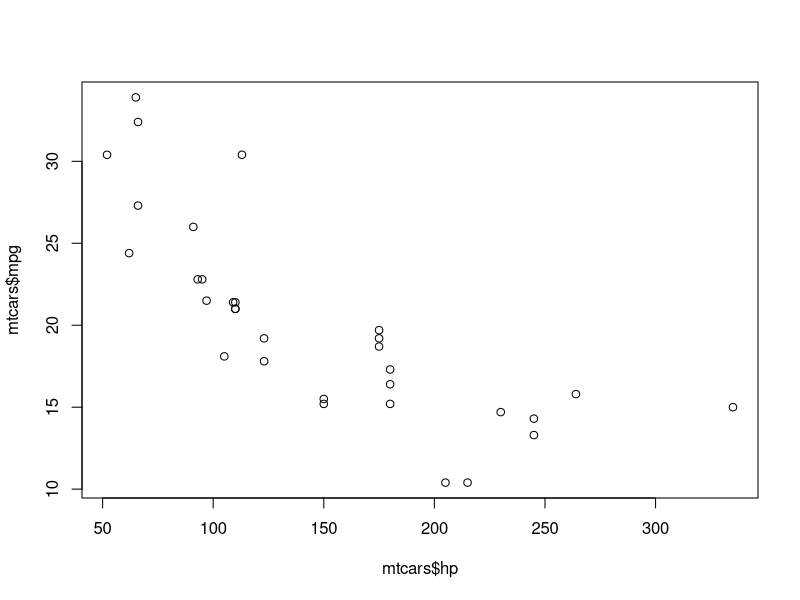
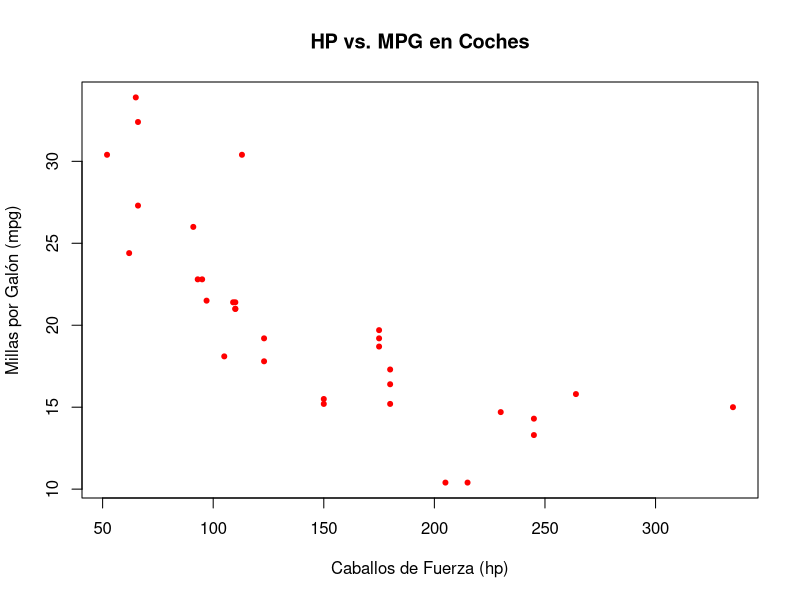
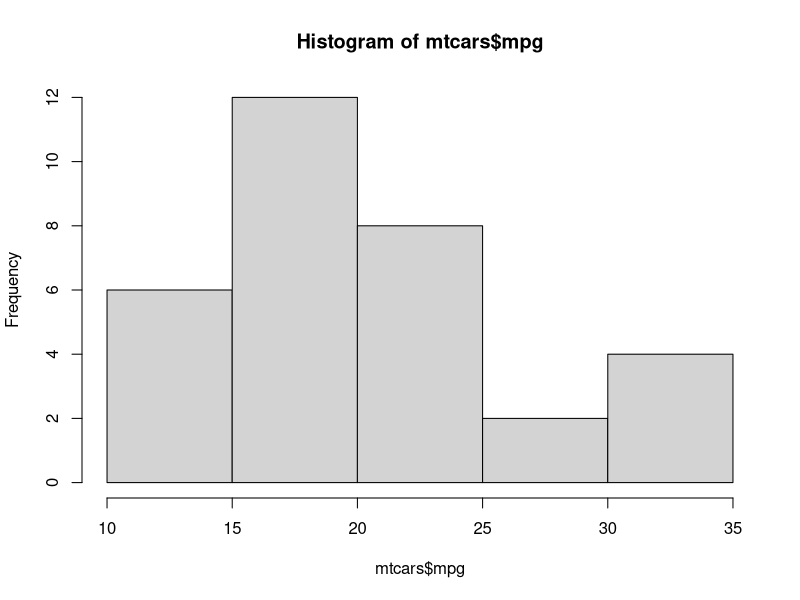
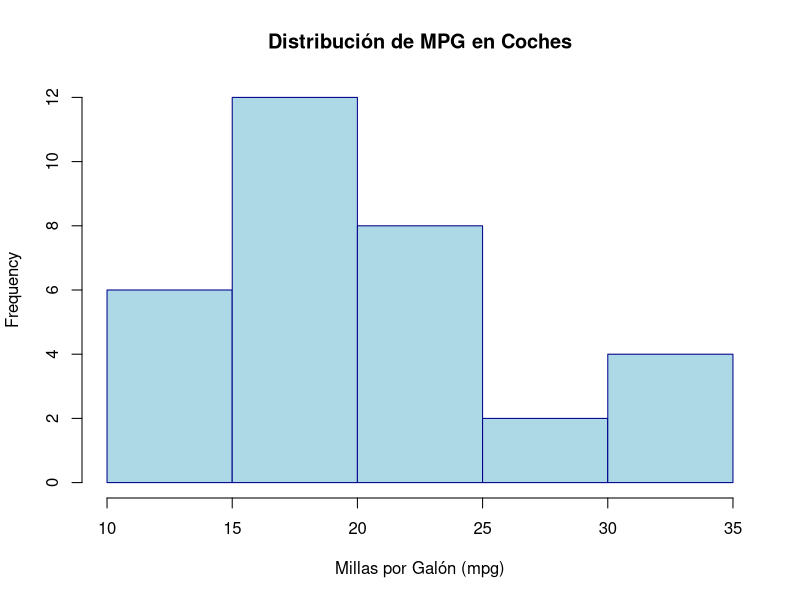
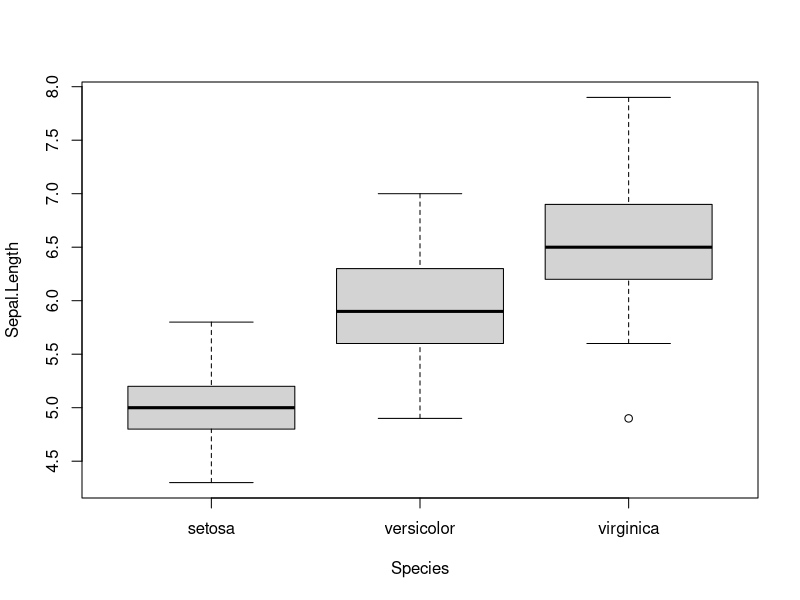
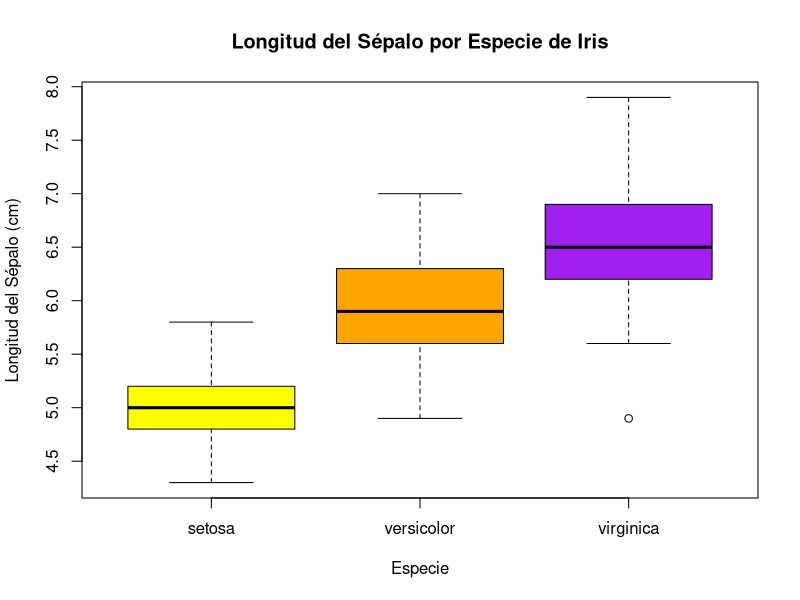
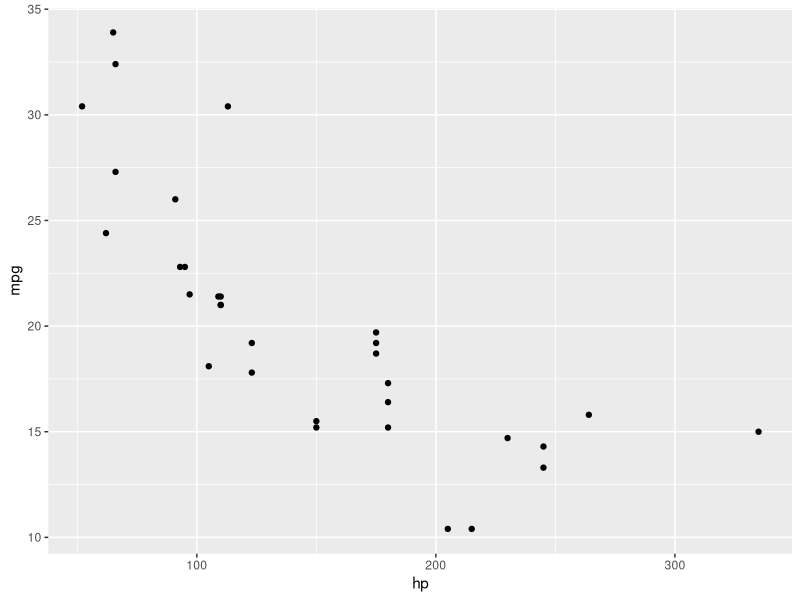
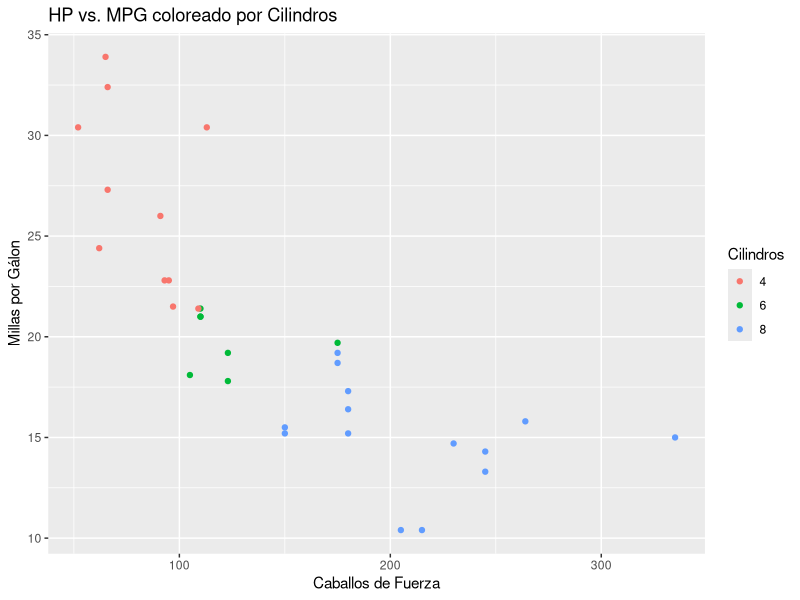

Recreate these plots in R, in order. (Note: this script raises an error after producing the figures.)
# Introducción a RStudio y Primeros Gráficos
# Código R básico para empezar

#Instalación de los paquetes
install.packages("tidyverse", dependencies = TRUE)
install.packages("ggplot2", dependencies = TRUE)

#Instalar librerias
library(tidyverse)
library(ggplot2)
#El dataset mtcars contiene datos de coches de 1973-74
data("mtcars")

#El dataset irirs contiene medidas de sépalos y pétalos de flores iris
data("iris")

#Mostrar las primeras filas del data frame
head(mtcars)

#Obtener un resumen estadistico de cada columna
summary(mtcars)
#Se visualiza la estructura del dataframe que se esta utilizando (tipo de datos, nombres de columnas)
str(mtcars)

#Ver los nombres de las columnas
names(mtcars)

#Se vulve a utilizar head para mostrar las columnas
head(iris)

summary(iris)

str(iris)

names(iris)

#**1. primeros Graficos simples con R Base "(plot())**"
#Las funciones de gráficos a base de R son rápidas y útiles para exploraciones rápidas
#Para este caso de Gráfico de dispersión (plot()); Para mostrar la relacion entre dos variables numéricas.
#Relacion entre "hp (caballos de fuerza)" y "mpg (millas por galon) en la base de "mtcars"

plot(mtcars$hp, mtcars$mpg)

#En Esta parte se va a plotear el grafico con las siguientes caracteristicas
plot(mtcars$hp, mtcars$mpg,
     xlab = "Caballos de Fuerza (hp)", #Etiqueta del eje X
     ylab = "Millas por Galón (mpg)",   #Etiqueta del eje Y
     main = "HP vs. MPG en Coches", #Título del gráfico  
     col ="red",  # Color de los puntos
     border = "darkred",  #Color del borde
     pch = 20)    #Tipo de Símbolo del punto


#**2. Histogramas**
#Los histogramas (hist()); son para mostrar la distribución de una unica variable numérica

#para este ejemplos ocuparemos la distribución de mpg en mtcars

hist(mtcars$mpg) #Esto nos plotea un histograma sencillo

#Personalizar el histograma
hist(mtcars$mpg,
     main = "Distribución de MPG en Coches",
     xlab = "Millas por Galón (mpg)",
     col = "lightblue",
     border = "darkblue")

#**Boxplot**
#Los boxplot o cajas de bigotes (boxplot()); Son para comparar la distribución de una variable
#numerica entre diferentes categorias. 

#para este ejemplos ocuparemos la distribución de Sepal.Length por Species en iris

boxplot(Sepal.Length ~ Species, data = iris)
#Personalizar el histograma
boxplot(Sepal.Length ~ Species, data = iris,
        main = "Longitud del Sépalo por Especie de Iris",
        xlab = "Especie",
        ylab = "Longitud del Sépalo (cm)",
        col = c("yellow", "orange", "purple"))


#**Primeros pasos en ggplot2**
#ggplot2 es parte del paquete de tidyverse y sigue ña "gramatica de los gráficos",
#lo que lo hace muy potente y consistente.
#para este ejemplos ocuparemos una grafico de Dispersión con gggplot2 de mpg en mtcars

ggplot(data = mtcars, aes (x = hp, y = mpg)) +
  geom_point()

#ggplot(): Define el conbjunto de datos, **aes o esteticas** las variables mapean propiedades visuales
##**geom_point** añade una capa de puntos 
ggplot(data = mtcars,aes(x = hp, y = mpg, color = as.factor(cyl))) +
  geom_point()+
  labs(title = "HP vs. MPG coloreado por Cilindros",
       x = "Caballos de Fuerza",
       y = "Millas por Gálon",
       color = "Cilindros")



##**Histograma**
ggplot(data = mtcars, aes(x=mpg))+
  geom_histogram(binwidth = 2, fill = "cyan", color = "gray")+
  labs(title = "Distribución de MPG",
       x = "Millas por Gálon",
       y = "Frecuencia")

#**binwidth** define lo ancho de las barras

##**Boxplot**
ggplot(data = iris, aes(x= Species, y = Sepal.Length, fill = Species))+
  geom_boxplot()+
  labs(title = "Longitud del Sépalo por Especie de Iris",
       x = "Especie",
       y = "Longitud del Sépalo (cm)")+
  theme_minimal()#Un tema de ggplot2 para una aparencia más limpia

##**4.Guardar los Graficos**
#Guarda el ultimo grafico de ggplot creado
ggsave("mi_primer_boxplot.png", width = 7, height = 5)

#Tambien puedes guardar un grafico especifico que hayas asignado a un objeto
p_scatter <- ggplot(data = mtcars, aes(x = hp, y = mpg, color = as.factor(cyl)))+
  geom_point()
ggsave("mtcars_hp_mpg_scatter.pdf", plot = p_scartter, width = 8, height = 6)


